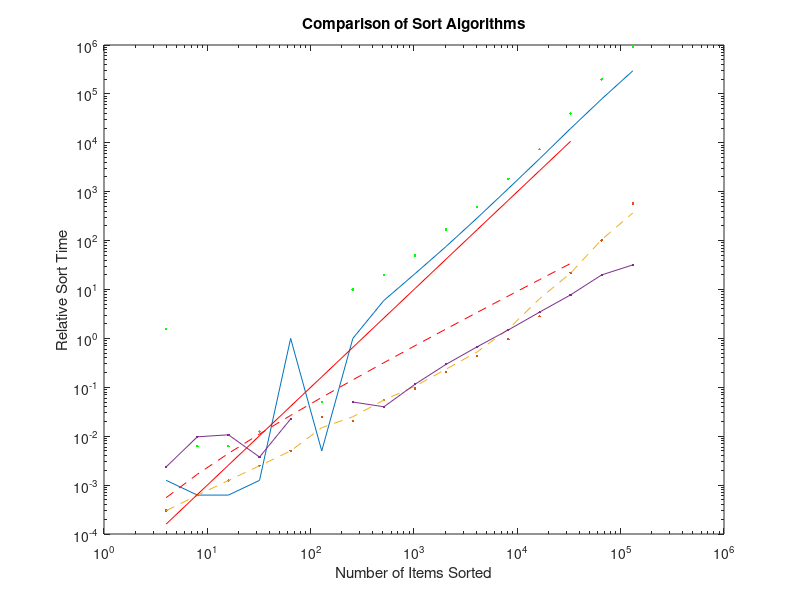

The MATLAB source for this figure: (Note: this script raises an error after producing the figure.)
clear
clc
clf
load sortdata;
loglog(sz,sl*100);
hold on;
title('Comparison of Sort Algorithms');
xlabel('Number of Items Sorted');
ylabel('Relative Sort Time');
loglog(sz,in*1000,'g.');
mg = mg .* (mg > 0);
loglog(sz,mg,'.');
loglog(sz,qk,'--');
qk = qk .* (qk > 0);
loglog(sz,ml,'.-');
ml = ml .* (ml > 0);
num = 4;
i = 1;
while num < 60000
    n(i) = num;
    nsq(i) = num * num / 100000;
    nlogn(i) = num * log(num) / 10000;
    num = num * 2;
    i = i + 1;
end
loglog(n, nsq, 'r');
loglog(n, nlogn, 'r--'); 
legend('Selection','Insertion','Merge','Quick', 'Matlab', 'N squared', 'N log N', 2);
